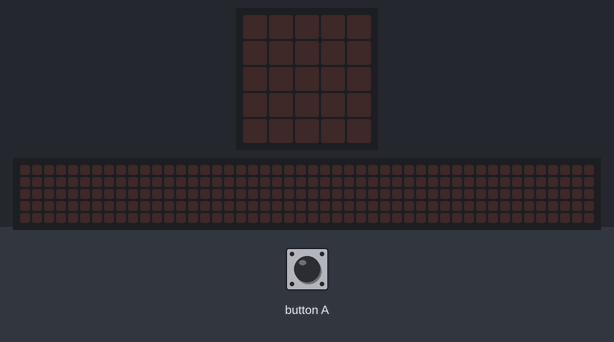
Bench run of a program on a simulated BBC micro:bit (MakeCode). On the bench: the board's 5×5 LED display, a strip that is not on the board, showing the scrolling text unrolled. Inputs (shaded band) come from the test bench. The 48×5 strip is a reading aid, not a part: it shows the text the display is scrolling, unrolled, one strip-width of it at a time.

Above: at 1.2 s.
1.3 s: button A pressed for 0.15 s
At 3.77 s:
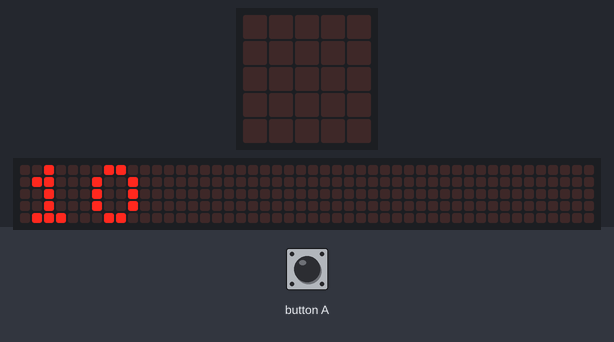
At 5.4 s:
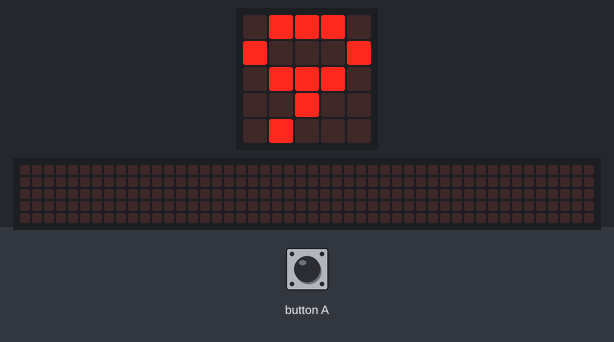
Timing chart, 0 to 6.9 s (numbered marks = the images above; inputs shaded):
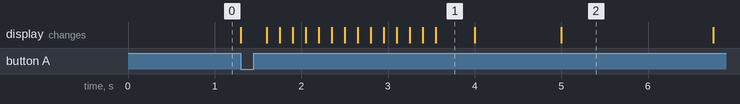

The program:

main.ts
```typescript
let nbre_depart = 10
basic.forever(function () {
    if (input.buttonIsPressed(Button.A)) {
        while (nbre_depart >= 0) {
            basic.showNumber(nbre_depart)
            basic.pause(1000)
            nbre_depart += -1
        }
    }
})
```

test.ts
```typescript
// les tests vont ici ; cela ne sera pas compilé si ce paquet est utilisé en tant qu'extension.
```

Measured:
- after the input at 1.3 s, the display: changes at once (image 1)
- what the display in image 1 shows lasts 0.4 s, from 3.6 s to 4.0 s
